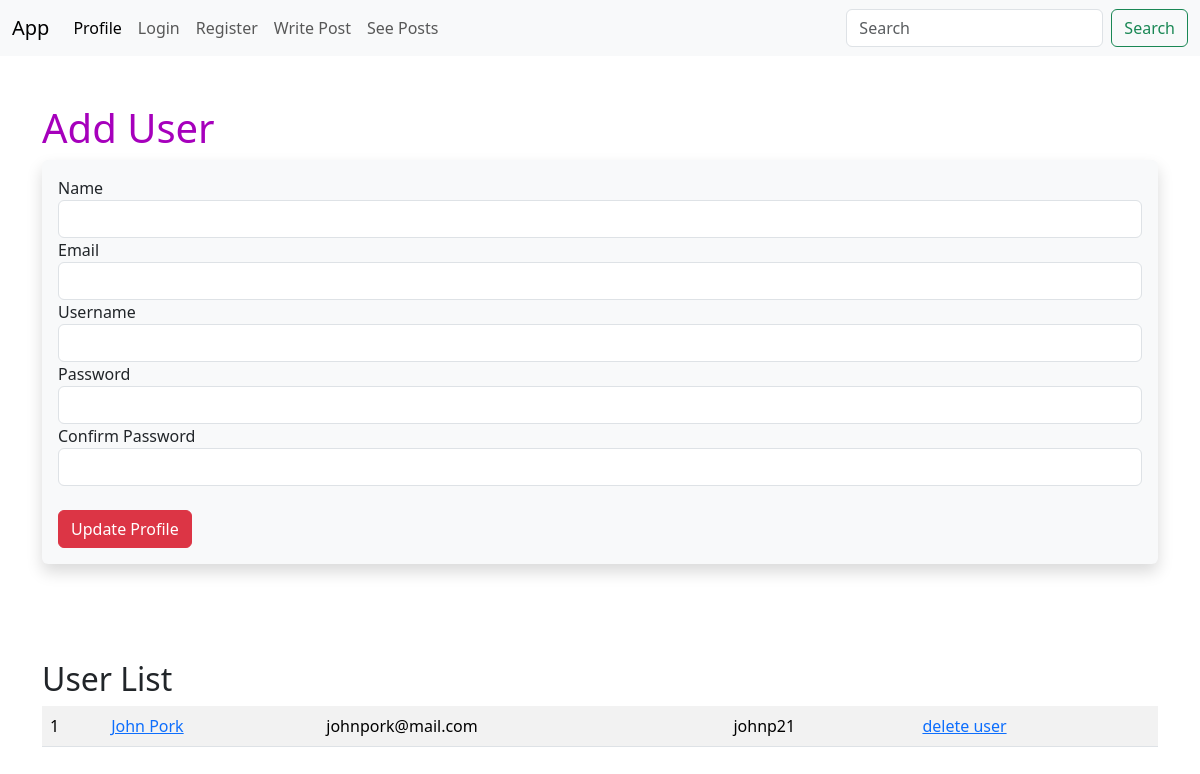
The page /user/add on the database as committed earlier.
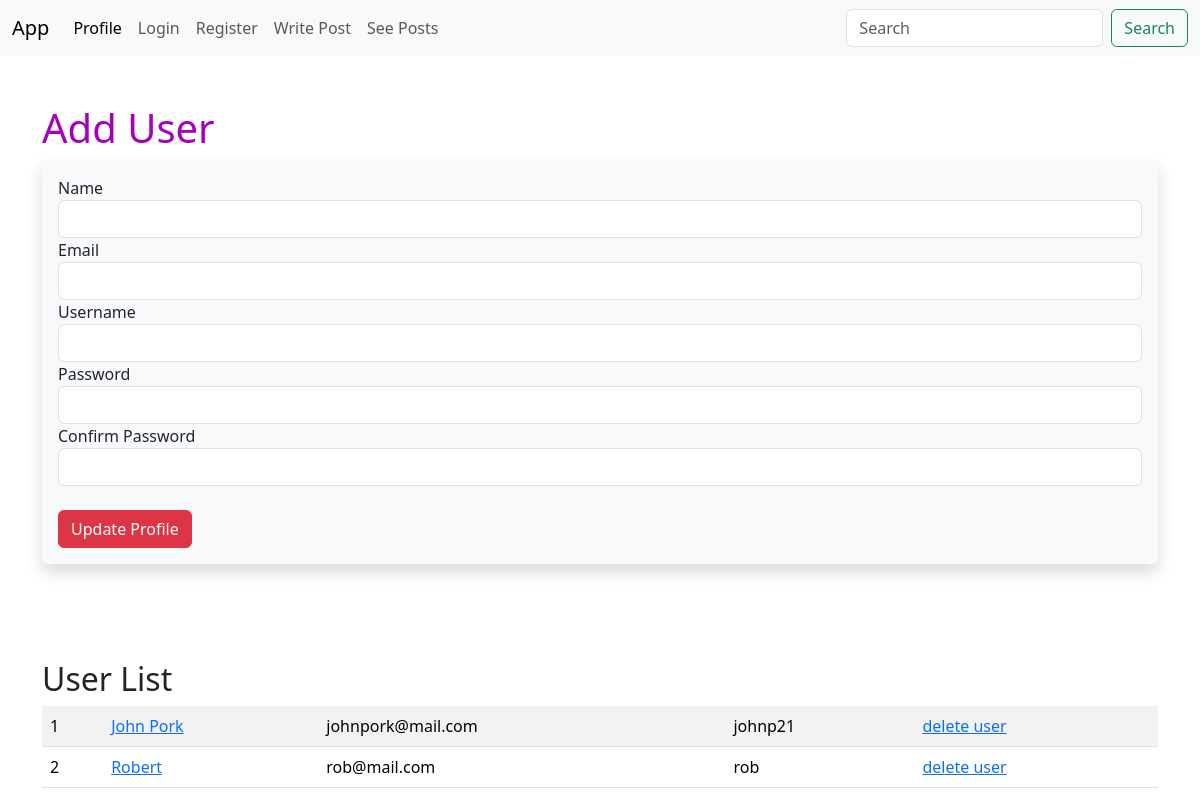
The same page on the database as committed later.
### app.py (models this page shows, shortened)
class Users(db.Model, UserMixin):
    id = db.Column(db.Integer, primary_key=True)
    username = db.Column(db.String(20), nullable=False, unique=True)
    name = db.Column(db.String(100), nullable=False)
    email = db.Column(db.String(100), nullable=False, unique=True)
    date_added = db.Column(db.DateTime, default=datetime.now())
    password_hash = db.Column(db.String(128))
    @property
    def password(self):
        raise AttributeError('Password is not a readable attribute')

### app.py (the view, shortened to what this page needs)
@app.route('/user/add', methods=['GET', 'POST'])
def add_user():
    name = None
    form = UserForm()
    our_users = Users.query.order_by(Users.date_added)
    return render_template('add_user.html',
                            form=form,
                            name=name,
                            our_users=our_users)

### webforms.py
class UserForm(FlaskForm):
    name = StringField('Name', validators=[DataRequired()])
    email = StringField('Email', validators=[DataRequired()])
    username = StringField('Username', validators=[DataRequired()])
    password_hash = PasswordField('Password',
                                  validators=[DataRequired(), EqualTo('password_hash2', message='Passwords not matching')])
    password_hash2 = PasswordField('Confirm Password',
                                   validators=[DataRequired()])
    submit = SubmitField('Update Profile')

### templates/add_user.html (shortened to what this page needs)
{% extends 'base.html' %}
{% block content%}
    {% if name %}
        <p>
    {% else %}
        <h1>Add User</h1>
        <div class="shadow p-3 mb-5 bg-body-tertiary rounded">
            <form method="POST">
                <div>
                    {{ form.name.label }} {{ form.name(class="form-control") }}
                </div>
                <div>
                    {{ form.email.label }} {{ form.email(class="form-control") }}
                </div>
                <div>
                    {{ form.username.label }} {{ form.username(class="form-control") }}
                </div>
                <div>
                    {{ form.password_hash.label }} {{ form.password_hash(class="form-control") }}
                </div>
                <div>
                    {{ form.password_hash2.label }} {{ form.password_hash2(class="form-control") }}
                </div>
                <div>
                    <br>
                    {{form.submit(class="btn btn-danger")}}
                </div>
            </form>
        </div>
    {% endif %}
    <br><br>
    <h2>User List</h2>
    <table class="table table-striped table-hover">
    {% for our_user in our_users %}
        <tr>
            <td>{{ our_user.id }}</td>
            <td><a href="{{ url_for('update', id=our_user.id )}}">{{ our_user.name }}</a></td>
            <td>{{ our_user.email }}</td>
            <td>{{ our_user.username }}</td>
            <td><a href="{{ url_for('delete', id=our_user.id )}}">delete user</a></td>
        </tr>
    {% endfor %}
    </table>
{% endblock %}

### templates/base.html (shortened to what this page needs)
<!doctype html>
<html lang="en">
  <head>
    <link href="https://cdn.jsdelivr.net/npm/bootstrap@5.3.3/dist/css/bootstrap.min.css" rel="stylesheet">
    <link href="{{url_for('static', filename='css/style.css')}}" rel="stylesheet">
  </head>
  <body>
    {% include 'navbar.html' %}
    <div class="container">
        <br></br>
        {% block content%}
        {% endblock %}
    </div>
  </body>
</html>

### templates/navbar.html (shortened to what this page needs)
<nav class="navbar navbar-expand-lg bg-body-tertiary">
    <div class="container-fluid">
      <a class="navbar-brand" href="{{url_for('home')}}">App</a>
      <div class="collapse navbar-collapse" id="navbarSupportedContent">
        <ul class="navbar-nav me-auto mb-2 mb-lg-0">
          <li class="nav-item">
            <a class="nav-link active" aria-current="page" href="{{url_for('user', name='jhon')}}">Profile</a>
          </li>
          {% if current_user.is_authenticated %}
            <li class="nav-item">
              <a class="nav-link" href="{{url_for('logout')}}">Logout</a>
            </li>
            <li class="nav-item">
              <a class="nav-link" href="{{url_for('dashboard')}}">Dashboard</a>
            </li>
          {% else %}
            <li class="nav-item">
              <a class="nav-link" href="{{url_for('login')}}">Login</a>
            </li>
            <li class="nav-item">
              <a class="nav-link" href="{{url_for('add_user')}}">Register</a>
            </li>
          {% endif%}
          <li class="nav-item">
            <a class="nav-link" href="{{url_for('add_post')}}">Write Post</a>
          </li>
          <li class="nav-item">
            <a class="nav-link" href="{{url_for('posts')}}">See Posts</a>
          </li>
        </ul>
        <form class="d-flex" role="search">
          <input class="form-control me-2" type="search" placeholder="Search" aria-label="Search">
          <button class="btn btn-outline-success" type="submit">Search</button>
        </form>
      </div>
    </div>
  </nav>

### static/css/style.css (style rules this page uses)
h1 { color: rgb(166, 0, 188) }

Rows that differ between the two databases and show on the page:
added Users: id "2", name "Robert", email "rob@mail.com", username "rob"
